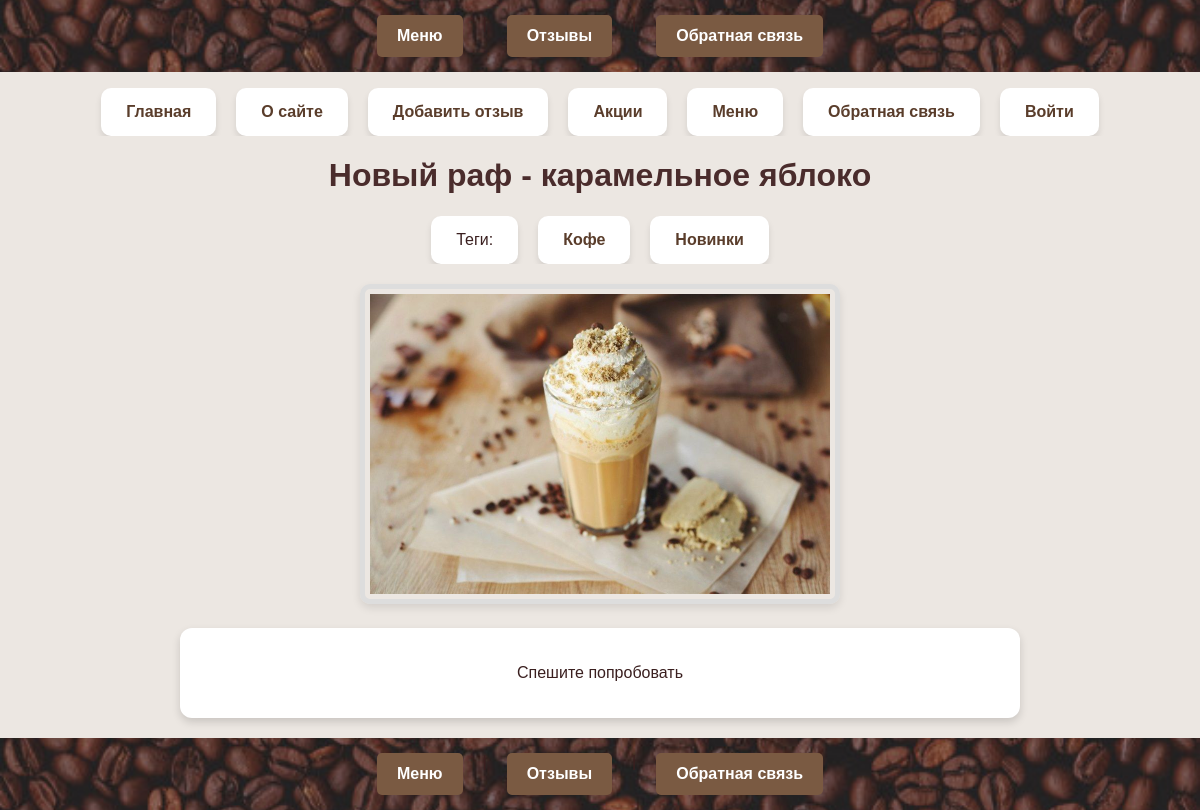
Screenshot of /post/new-raf/ with the database file from the repository.
### menu/models.py (models this page shows, shortened)
class Menu(models.Model):
    class Status(models.IntegerChoices):
        DRAFT = 0, 'Черновик'
        PUBLISHED = 1, 'Опубликовано'
    title = models.CharField(max_length=255)
    slug = models.SlugField(max_length=255, db_index=True, unique=True)
    content = models.TextField(blank=True)
    time_create = models.DateTimeField(auto_now_add=True)
    time_update = models.DateTimeField(auto_now=True)
    is_published = models.IntegerField(choices=Status.choices, default=Status.DRAFT)
    cat = models.ForeignKey('Category',on_delete=models.CASCADE, related_name='posts')
    tags = models.ManyToManyField('TagPost', blank=True,
                                  related_name='tags')
    days_count = models.PositiveIntegerField(blank=True,default=0)
    objects = models.Manager()
    published = PublishedManager()
    class Meta:
        ordering = ['-time_create']
        indexes = [models.Index(fields=['-time_create'])]

class TagPost(models.Model):
    tag = models.CharField(max_length=100,
                           db_index=True)
    slug = models.SlugField(max_length=255,
                            unique=True, db_index=True)
    def get_absolute_url(self):
        return reverse('tag', kwargs={'tag_slug':
                                          self.slug})

class MenuGalleryCover(models.Model):
    menu = models.OneToOneField(Menu,on_delete=models.SET_NULL, null=True, blank=True, related_name='cover')
    image = models.ImageField(upload_to='menu/news_covers/')
    caption = models.CharField(max_length=255, blank=True)

### menu/views.py (the view)
# urls.py: path('post/<slug:post_slug>/', views.show_post,name='post'),
def show_post(request, post_slug):
    post = get_object_or_404(Menu, slug=post_slug)
    data = {
        'title': post.title,
        'menu1': menu1,
        'post': post,
        'cat_selected': 1,
    }
    return render(request, 'menu/post.html',
                  context=data)

### menu/templatetags/menu_tags.py (called while the page is built)
@register.simple_tag()
def get_categories():
    return Category.objects.all()

### menu/templates/menu/post.html
{% extends 'base.html' %}
{% block content %}
    <h1>{{ post.title }}</h1>
    {% block breadcrumbs %}
    {% with post.tags.all as tags %}
    {% if tags %}
    <ul class="tags-list">
        <li>Теги:</li>
        {% for t in tags %}
        <li><a
                href="{{t.get_absolute_url}}">{{t.tag}}</a></li>
        {% endfor %}
    </ul>
    {% endif %}
    {% endwith %}
    {% endblock %}
    {% if post.cover and post.cover.image %}
        <div class="cover">
            <img class="img-article-left" src="{{ post.cover.image.url }}" alt="{{ post.cover.caption }}">
        </div>
    {% else %}
        <p>No cover image available.</p>
    {% endif %}
    <div class="post-content">
        {{ post.content|linebreaks }}
    </div>
{% endblock %}

### menu/static/menu/css/styles.css (style rules this page uses)
body { font-family: 'Arial', sans-serif; background-color: #ece7e2; color: #3a1f1f; margin: 0; padding: 0; }
h1, h2 { color: #4a2c2c; text-align: center; }
ul { list-style-type: none; padding: 0; display: flex; flex-wrap: wrap; justify-content: center; gap: 20px; overflow-x: hidden; }
li { background: #fff; padding: 15px 25px; border-radius: 10px; box-shadow: 0px 4px 6px rgba(0, 0, 0, 0.1); flex: 0 1 auto; text-align: center; }
a { color: #5a3d2b; text-decoration: none; font-weight: bold; }
.post-content { display: flex; justify-content: center; align-items: center; text-align: center; background-color: #fff; padding: 20px; border-radius: 12px; box-shadow: 0px 4px 8px rgba(0, 0, 0, 0.15); max-width: 800px; margin: 20px auto; }
.cover { text-align: center; margin: 20px 0; }
.cover img { max-width: 100%; height: auto; max-height: 300px; border: 5px solid #ddd; border-radius: 10px; padding: 5px; box-shadow: 0 4px 8px rgba(0, 0, 0, 0.1); }

### rows the page displays
Menu: title "Новый раф - карамельное яблоко", cover.image (picture), content "Спешите попробовать"
TagPost: tag "Кофе"
TagPost: tag "Новинки"

### other values shown
{{ m.title }} "О сайте" "Добавить отзыв" "Акции" "Меню" "Обратная связь" "Войти"
